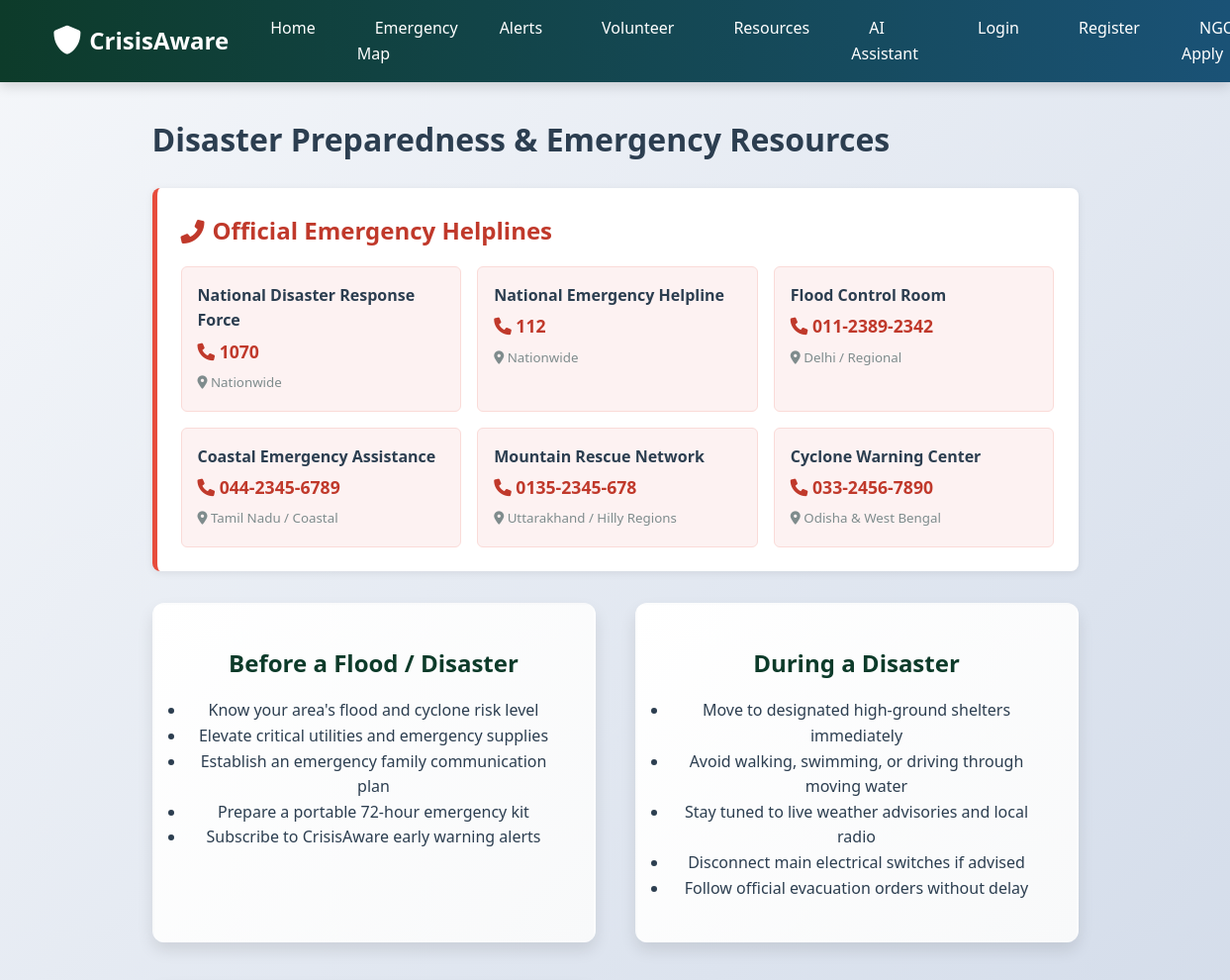
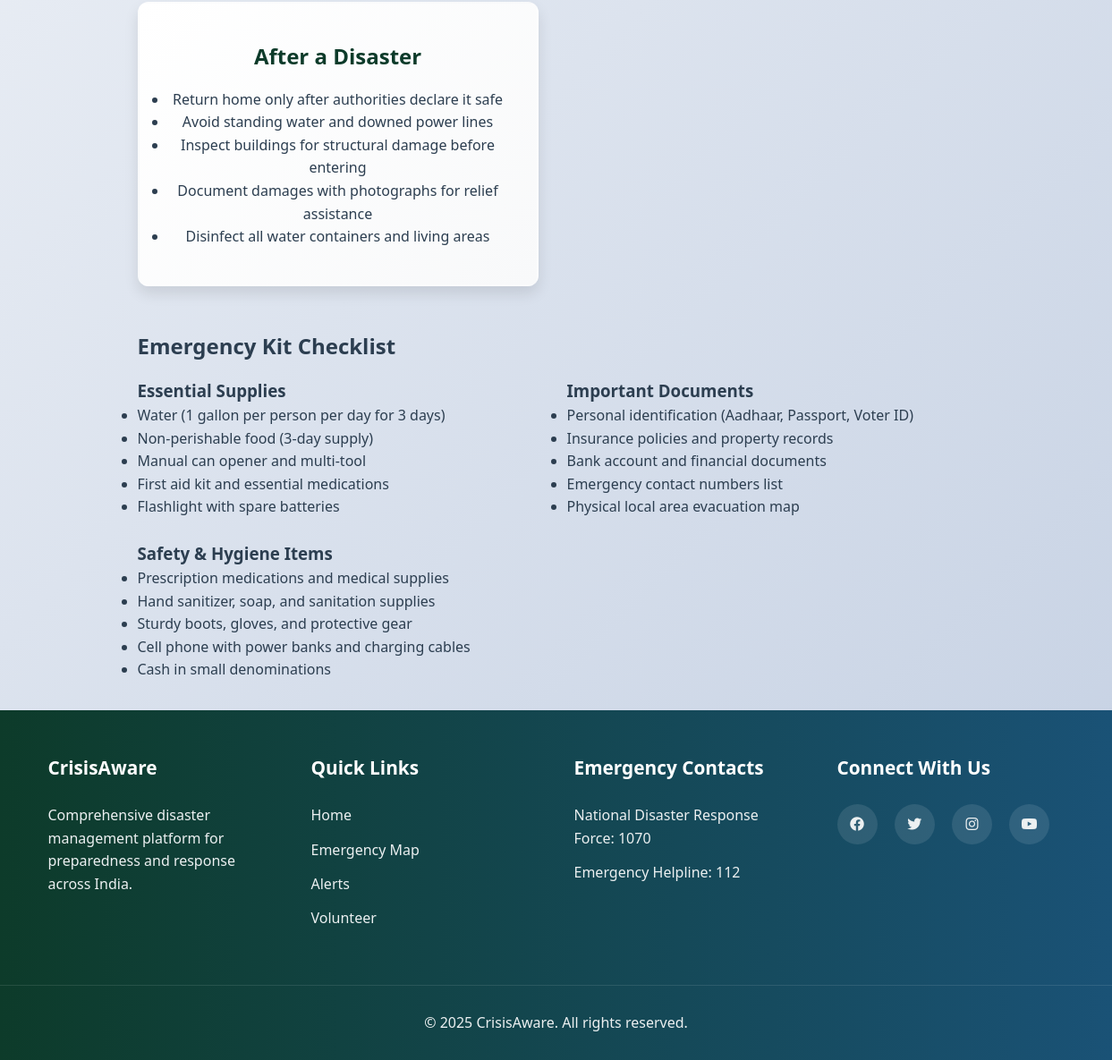
Page /resources on the committed database (2 pictures, top to bottom).
### tables this page shows
CREATE TABLE emergency_contacts (
            id INTEGER PRIMARY KEY AUTOINCREMENT,
            name TEXT UNIQUE NOT NULL,
            phone TEXT NOT NULL,
            type TEXT NOT NULL,
            location TEXT NOT NULL,
            created_at TIMESTAMP DEFAULT CURRENT_TIMESTAMP
        );

### app.py (the view)
@app.route('/resources')
def resources():
    conn = get_db()
    contacts = conn.execute('SELECT * FROM emergency_contacts ORDER BY id ASC').fetchall()
    conn.close()
    return render_template('resources.html', contacts=contacts)

### app.py (called while the page is built, shortened)
def get_db_path():
    database_url = os.getenv('DATABASE_URL', '').strip()
    if database_url.startswith('sqlite:///'):
        return database_url[len('sqlite:///'):]
    base_dir = os.path.dirname(os.path.abspath(__file__))
    db_name = os.getenv('DATABASE', 'floodguard.db')
    if os.path.isabs(db_name):
        return db_name
    source_db = os.path.join(base_dir, db_name)
    return source_db

def get_db():
    conn = sqlite3.connect(get_db_path())
    conn.row_factory = sqlite3.Row
    conn.execute('PRAGMA foreign_keys = ON')
    return conn

@app.before_request
def enforce_password_change():
    if not session.get('must_change_password'):
        return None
    if request.endpoint in ('change_password', 'logout', 'static', None):
        return None
    if request.path.startswith('/static/'):
        return None
    return redirect(url_for('change_password'))

### templates/resources.html
{% extends "base.html" %}
{% block content %}
<div style="max-width: 1000px; margin: 2rem auto; padding: 0 2rem;">
    <h1>Disaster Preparedness & Emergency Resources</h1>
    <div style="margin-top: 1.5rem; background: #fff; border-radius: 8px; padding: 1.5rem; box-shadow: 0 2px 8px rgba(0,0,0,0.08); border-left: 5px solid #e74c3c;">
        <h2 style="margin-top: 0; color: #c0392b; display: flex; align-items: center; gap: 0.5rem;">
            <i class="fas fa-phone-alt"></i> Official Emergency Helplines
        </h2>
        <div style="display: grid; grid-template-columns: repeat(auto-fill, minmax(260px, 1fr)); gap: 1rem; margin-top: 1rem;">
            {% if contacts %}
                {% for contact in contacts %}
                <div style="background: #fdf2f2; border: 1px solid #fadbd8; border-radius: 6px; padding: 1rem;">
                    <strong style="color: #2c3e50; font-size: 1rem; display: block; margin-bottom: 0.25rem;">{{ contact.name }}</strong>
                    <div style="font-size: 1.1rem; color: #c0392b; font-weight: bold; margin: 0.25rem 0;">
                        <i class="fas fa-phone"></i> {{ contact.phone }}
                    </div>
                    <small style="color: #7f8c8d;"><i class="fas fa-map-marker-alt"></i> {{ contact.location }}</small>
                </div>
                {% endfor %}
            {% else %}
                <p style="color: #7f8c8d;">National Disaster Response Force: <strong>1070</strong> | Emergency: <strong>112</strong></p>
            {% endif %}
        </div>
    </div>
    <div class="features-container" style="margin-top: 2rem;">
        <div class="feature-card">
            <h3>Before a Flood / Disaster</h3>
            <ul>
                <li>Know your area's flood and cyclone risk level</li>
                <li>Elevate critical utilities and emergency supplies</li>
                <li>Establish an emergency family communication plan</li>
                <li>Prepare a portable 72-hour emergency kit</li>
                <li>Subscribe to CrisisAware early warning alerts</li>
            </ul>
        </div>
        <div class="feature-card">
            <h3>During a Disaster</h3>
            <ul>
                <li>Move to designated high-ground shelters immediately</li>
                <li>Avoid walking, swimming, or driving through moving water</li>
                <li>Stay tuned to live weather advisories and local radio</li>
                <li>Disconnect main electrical switches if advised</li>
                <li>Follow official evacuation orders without delay</li>
            </ul>
        </div>
        <div class="feature-card">
            <h3>After a Disaster</h3>
            <ul>
                <li>Return home only after authorities declare it safe</li>
                <li>Avoid standing water and downed power lines</li>
                <li>Inspect buildings for structural damage before entering</li>
                <li>Document damages with photographs for relief assistance</li>
                <li>Disinfect all water containers and living areas</li>
            </ul>
        </div>
    </div>
    <div style="margin-top: 3rem;">
        <h2>Emergency Kit Checklist</h2>
        <div style="display: grid; grid-template-columns: repeat(auto-fit, minmax(300px, 1fr)); gap: 1.5rem; margin-top: 1rem;">
            <div>
                <h3>Essential Supplies</h3>
                <ul>
                    <li>Water (1 gallon per person per day for 3 days)</li>
                    <li>Non-perishable food (3-day supply)</li>
                    <li>Manual can opener and multi-tool</li>
                    <li>First aid kit and essential medications</li>
                    <li>Flashlight with spare batteries</li>
                </ul>
            </div>
            <div>
                <h3>Important Documents</h3>
                <ul>
                    <li>Personal identification (Aadhaar, Passport, Voter ID)</li>
                    <li>Insurance policies and property records</li>
                    <li>Bank account and financial documents</li>
                    <li>Emergency contact numbers list</li>
                    <li>Physical local area evacuation map</li>
                </ul>
            </div>
            <div>
                <h3>Safety & Hygiene Items</h3>
                <ul>
                    <li>Prescription medications and medical supplies</li>
                    <li>Hand sanitizer, soap, and sanitation supplies</li>
                    <li>Sturdy boots, gloves, and protective gear</li>
                    <li>Cell phone with power banks and charging cables</li>
                    <li>Cash in small denominations</li>
                </ul>
            </div>
        </div>
    </div>
</div>
{% endblock %}

### templates/base.html (shortened to what this page needs)
<!DOCTYPE html>
<html lang="en">
<head>
    <link rel="stylesheet" href="{{ url_for('static', filename='css/style.css') }}">
    <link href="https://cdnjs.cloudflare.com/ajax/libs/font-awesome/6.0.0/css/all.min.css" rel="stylesheet">
    <link rel="stylesheet" href="https://unpkg.com/leaflet@1.7.1/dist/leaflet.css" />
</head>
<body>
    <nav class="navbar">
        <div class="nav-container">
            <div class="nav-logo">
                <i class="fas fa-shield-alt"></i>
                <span>CrisisAware </span>
            </div>
            <ul class="nav-menu">
                <li class="nav-item">
                    <a href="{{ url_for('index') }}" class="nav-link">Home</a>
                </li>
                <li class="nav-item">
                    <a href="{{ url_for('map') }}" class="nav-link">Emergency Map</a>
                </li>
                <li class="nav-item">
                    <a href="{{ url_for('alerts') }}" class="nav-link">Alerts</a>
                </li>
                <li class="nav-item">
                    <a href="{{ url_for('volunteer') }}" class="nav-link">Volunteer</a>
                </li>
                <li class="nav-item">
                    <a href="{{ url_for('resources') }}" class="nav-link">Resources</a>
                </li>
                <li class="nav-item">
                    <a href="{{ url_for('chatbot') }}" class="nav-link">AI Assistant</a>
                </li>
                {% if session.user_id %}
                {% if session.user_type == 'admin' %}
                <li class="nav-item">
                    <a href="{{ url_for('admin_dashboard') }}" class="nav-link">Admin</a>
                </li>
                {% elif session.user_type == 'ngo' %}
                <li class="nav-item">
                    <a href="{{ url_for('ngo_dashboard') }}" class="nav-link">NGO Dashboard</a>
                </li>
                {% endif %}
                <li class="nav-item">
                    <a href="{{ url_for('logout') }}" class="nav-link">Logout</a>
                </li>
                {% else %}
                <li class="nav-item">
                    <a href="{{ url_for('login') }}" class="nav-link">Login</a>
                </li>
                <li class="nav-item">
                    <a href="{{ url_for('register') }}" class="nav-link">Register</a>
                </li>
                <li class="nav-item">
                    <a href="{{ url_for('ngo_register') }}" class="nav-link">NGO Apply</a>
                </li>
                {% endif %}
            </ul>
        </div>
    </nav>
    <main>
        {% block content %}{% endblock %}
    </main>
    <footer class="footer">
        <div class="footer-container">
            <div class="footer-section">
                <h3>CrisisAware </h3>
                <p>Comprehensive disaster management platform for preparedness and response across India.</p>
            </div>
            <div class="footer-section">
                <h3>Quick Links</h3>
                <ul>
                    <li><a href="{{ url_for('index') }}">Home</a></li>
                    <li><a href="{{ url_for('map') }}">Emergency Map</a></li>
                    <li><a href="{{ url_for('alerts') }}">Alerts</a></li>
                    <li><a href="{{ url_for('volunteer') }}">Volunteer</a></li>
                </ul>
            </div>
            <div class="footer-section">
                <h3>Emergency Contacts</h3>
                <ul>
                    <li>National Disaster Response Force: 1070</li>
                    <li>Emergency Helpline: 112</li>
                </ul>
            </div>
            <div class="footer-section">
                <h3>Connect With Us</h3>
                <div class="social-icons">
                    <a href="#"><i class="fab fa-facebook"></i></a>
                    <a href="#"><i class="fab fa-twitter"></i></a>
                    <a href="#"><i class="fab fa-instagram"></i></a>
                    <a href="#"><i class="fab fa-youtube"></i></a>
                </div>
            </div>
        </div>
        <div class="footer-bottom">
            <p>&copy; 2025 CrisisAware. All rights reserved.</p>
        </div>
    </footer>
</body>
</html>

### static/css/style.css (style rules this page uses)
:root { --dark-green: #0d3b2a; --medium-green: #1e8449; --light-green: #27ae60; --dark-blue: #1a5276; --medium-blue: #2874a6; --light-blue: #3498db; --dark-gray: #2c3e50; --medium-gray: #7f8c8d; --light-gray: #ecf0f1; --white: #ffffff; --black: #000000; --warning: #f39c12; --danger: #e74c3c; --info: #3498db; --success: #27ae60; }
* { margin: 0; padding: 0; box-sizing: border-box; }
body { font-family: 'Segoe UI', Tahoma, Geneva, Verdana, sans-serif; line-height: 1.6; color: var(--dark-gray); background: linear-gradient(135deg, #f5f7fa 0%, #c3cfe2 100%); min-height: 100vh; }
.navbar { background: linear-gradient(90deg, var(--dark-green) 0%, var(--dark-blue) 100%); padding: 1rem 0; position: sticky; top: 0; z-index: 1000; box-shadow: 0 4px 12px rgba(0, 0, 0, 0.15); }
.nav-container { max-width: 1200px; margin: 0 auto; display: flex; justify-content: space-between; align-items: center; padding: 0 2rem; }
.nav-logo { display: flex; align-items: center; color: var(--white); font-size: 1.5rem; font-weight: bold; }
.nav-logo i { margin-right: 0.5rem; font-size: 1.8rem; }
.nav-menu { display: flex; list-style: none; }
.nav-item { margin-left: 1.5rem; }
.nav-link { color: var(--white); text-decoration: none; font-weight: 500; padding: 0.5rem 1rem; border-radius: 4px; transition: all 0.3s ease; border: 2px solid transparent; }
main { min-height: calc(100vh - 160px); }
.features-container { max-width: 1200px; margin: 0 auto; display: grid; grid-template-columns: repeat(auto-fit, minmax(300px, 1fr)); gap: 2.5rem; }
.feature-card { background: linear-gradient(135deg, #ffffff 0%, #f8f9fa 100%); border-radius: 12px; padding: 2.5rem 2rem; text-align: center; box-shadow: 0 8px 16px rgba(0, 0, 0, 0.1); transition: all 0.3s ease; border: 2px solid transparent; cursor: pointer; }
.feature-card h3 { margin-bottom: 1rem; color: var(--dark-green); font-size: 1.5rem; }
.footer { background: linear-gradient(90deg, var(--dark-green) 0%, var(--dark-blue) 100%); color: var(--light-gray); padding: 3rem 0 0; }
.footer-container { max-width: 1200px; margin: 0 auto; display: grid; grid-template-columns: repeat(auto-fit, minmax(250px, 1fr)); gap: 2.5rem; padding: 0 2rem; }
.footer-section h3 { margin-bottom: 1.5rem; color: var(--white); font-size: 1.3rem; }
.footer-section ul { list-style: none; }
.footer-section ul li { margin-bottom: 0.8rem; }
.footer-section a { color: var(--light-gray); text-decoration: none; transition: all 0.3s ease; }
.social-icons { display: flex; gap: 1.2rem; }
.social-icons a { display: inline-block; width: 45px; height: 45px; background-color: rgba(255, 255, 255, 0.1); border-radius: 50%; text-align: center; line-height: 45px; transition: all 0.3s ease; }
.footer-bottom { text-align: center; padding: 1.8rem 0; margin-top: 3rem; border-top: 1px solid rgba(255, 255, 255, 0.1); }

### rows in the picture
emergency_contacts: name "National Disaster Response Force", phone "1070", location "Nationwide"
emergency_contacts: name "National Emergency Helpline", phone "112", location "Nationwide"
emergency_contacts: name "Flood Control Room", phone "011-2389-2342", location "Delhi / Regional"
emergency_contacts: name "Coastal Emergency Assistance", phone "044-2345-6789", location "Tamil Nadu / Coastal"
emergency_contacts: name "Mountain Rescue Network", phone "0135-2345-678", location "Uttarakhand / Hilly Regions"
emergency_contacts: name "Cyclone Warning Center", phone "033-2456-7890", location "Odisha & West Bengal"
